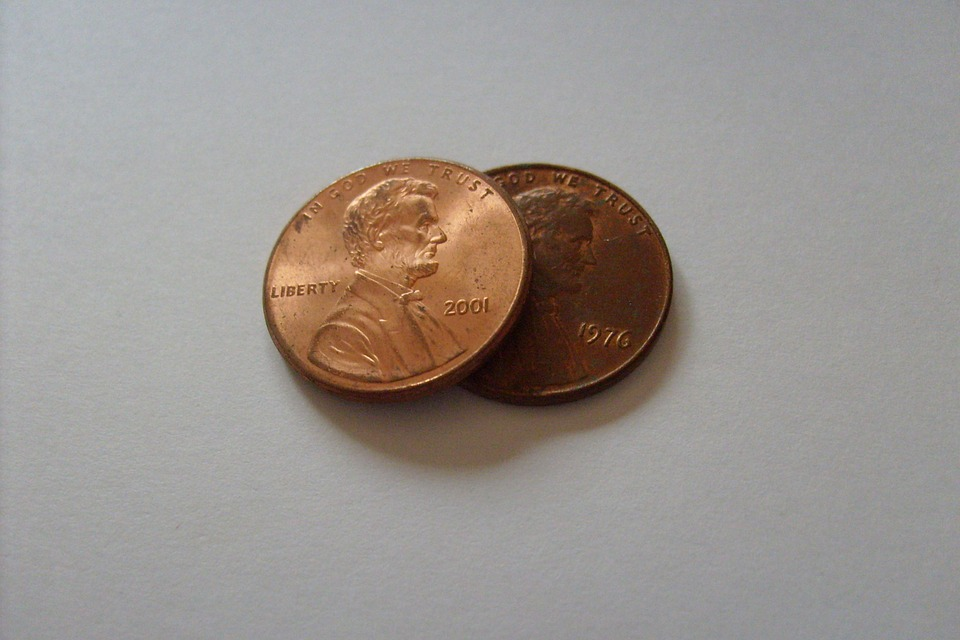
#> input picture examples/sample_images/coins2.jpg, 960 x 640 px
$ python edge_detection.py
#> lines starting #> are read from the running program, lines starting #| are printed output that depends on the picture; after the words box and inside, x2 and y2 are one past the last pixel; in counts of white or black regions, pixels touching at a corner belong together
import cv2 as cv
import numpy as np


webcam = cv.VideoCapture(0)
img = cv.imread('sample_images/coins2.jpg')
#> img is the input picture: shape (640, 960, 3); mean B, G, R 143.3, 148.1, 154.6

# [64 lines left out: functions sobel, canny, auto_canny, not called in this run]

def contours():
    cv.namedWindow('controls')
    cv.createTrackbar('lower',
                      'controls',
                      0,
                      255,
                      lambda *args: None)

    cv.createTrackbar('upper',
                      'controls',
                      0,
                      255,
                      lambda *args: None)


    key = ord('r')

    while key != ord('s'):

        still = webcam.read()
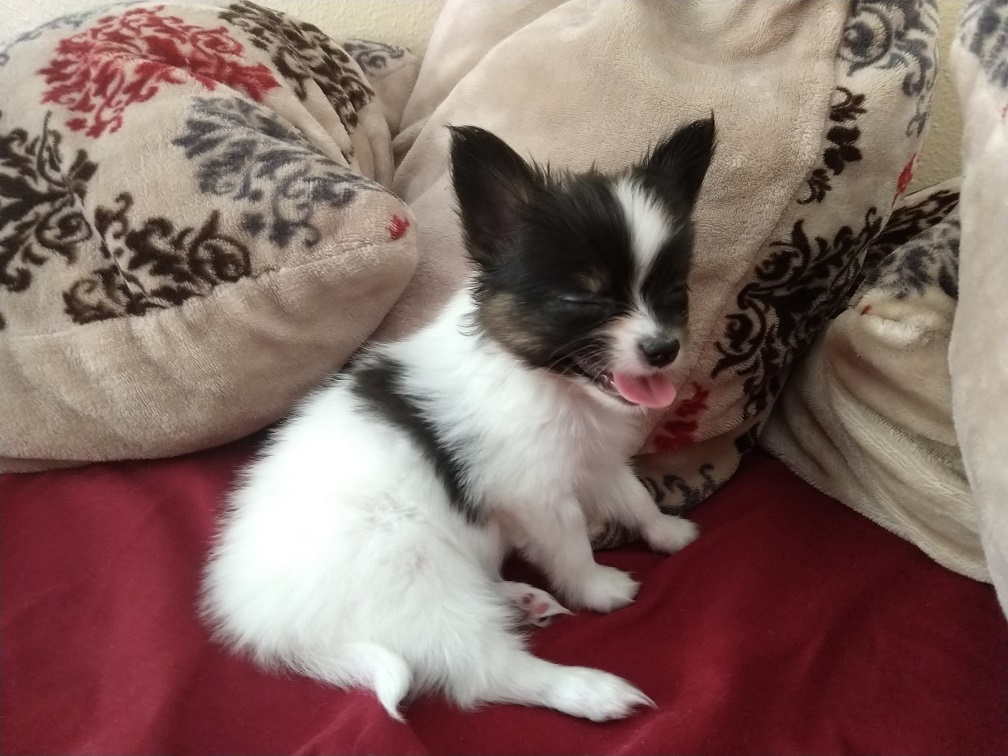
#> input picture examples/sample_images/aurora.jpg, 1008 x 756 px, given in place of the camera
        og_img = still[1].copy()
#> og_img is the input picture: shape (756, 1008, 3); mean B, G, R 102, 107.8, 133.6

        img_gray = cv.cvtColor(og_img, cv.COLOR_BGR2GRAY)
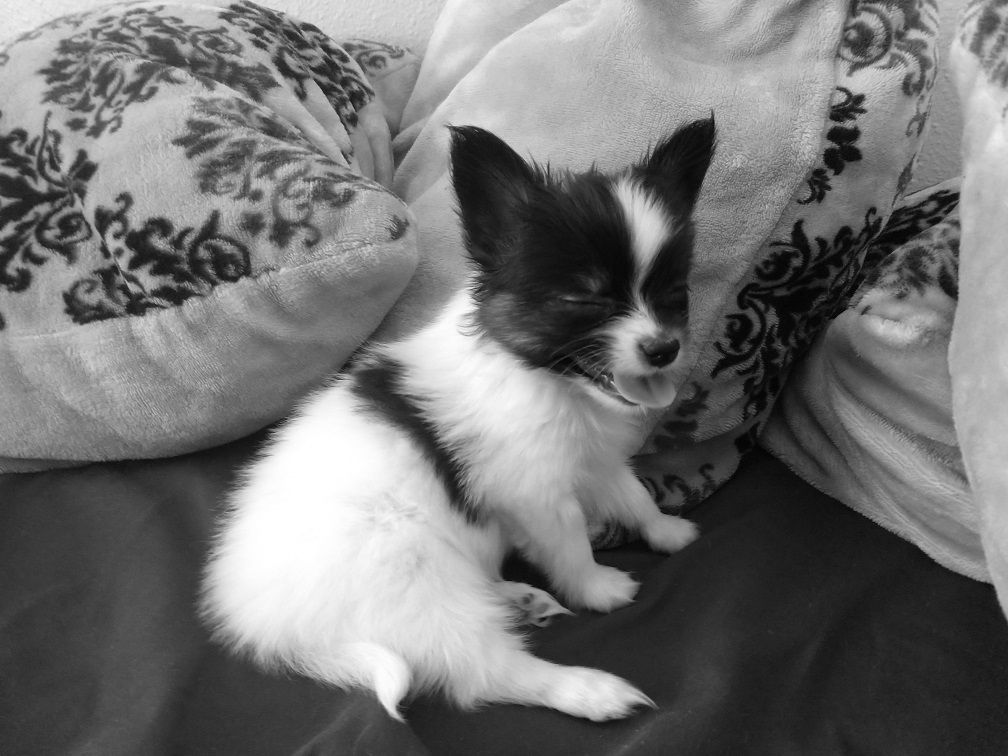
#> img_gray: shape (756, 1008); min 2, max 255, mean 114.9
        img_blur = cv.GaussianBlur(img_gray, (5,5), 0)

        lower = int(cv.getTrackbarPos('lower', 'controls'))
        upper = int(cv.getTrackbarPos('upper', 'controls'))

        img_canny = cv.Canny(img_blur, lower, upper)
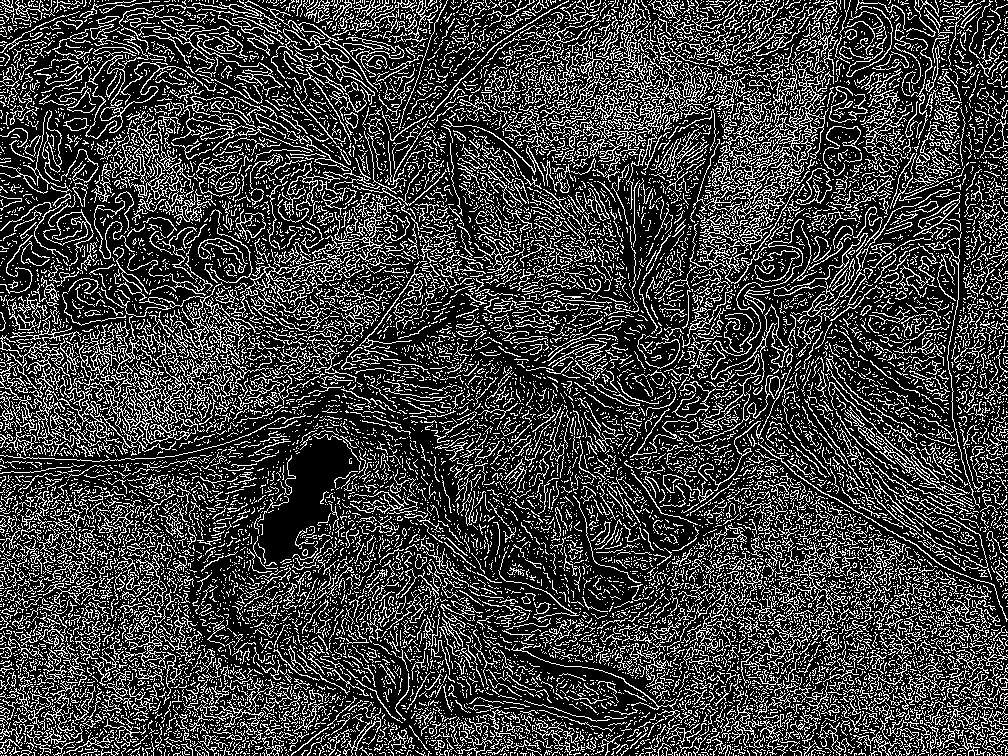
#> img_canny: shape (756, 1008); 24.5% white in thin lines or dots

        contours, hierarchy = cv.findContours(img_canny,
                                              cv.RETR_TREE,
                                              cv.CHAIN_APPROX_SIMPLE)
#> contours = 17434 contours, 16864 with area under 20; largest, box (x1, y1, x2, y2) and area: (91, 321, 205, 452) 1090, (765, 72, 829, 164) 999, (754, 250, 800, 282) 746, (754, 250, 800, 282) 703, (795, 168, 832, 205) 600


        cv.drawContours(og_img, contours, -1, (255, 0, 0), 3)
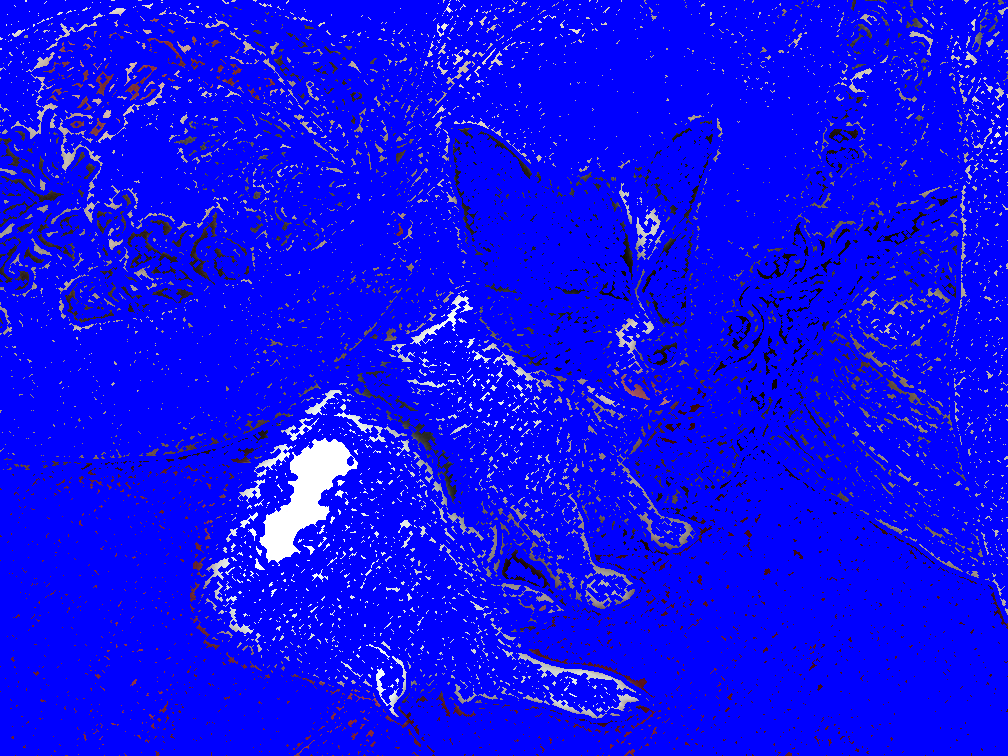
#> og_img: shape (756, 1008, 3); mean B, G, R 241.5, 11.7, 13.4
        img = og_img

        cv.imshow('out', img)
        key = cv.waitKey(5)
#> (key Esc is pressed here)


#auto_canny()
contours()
